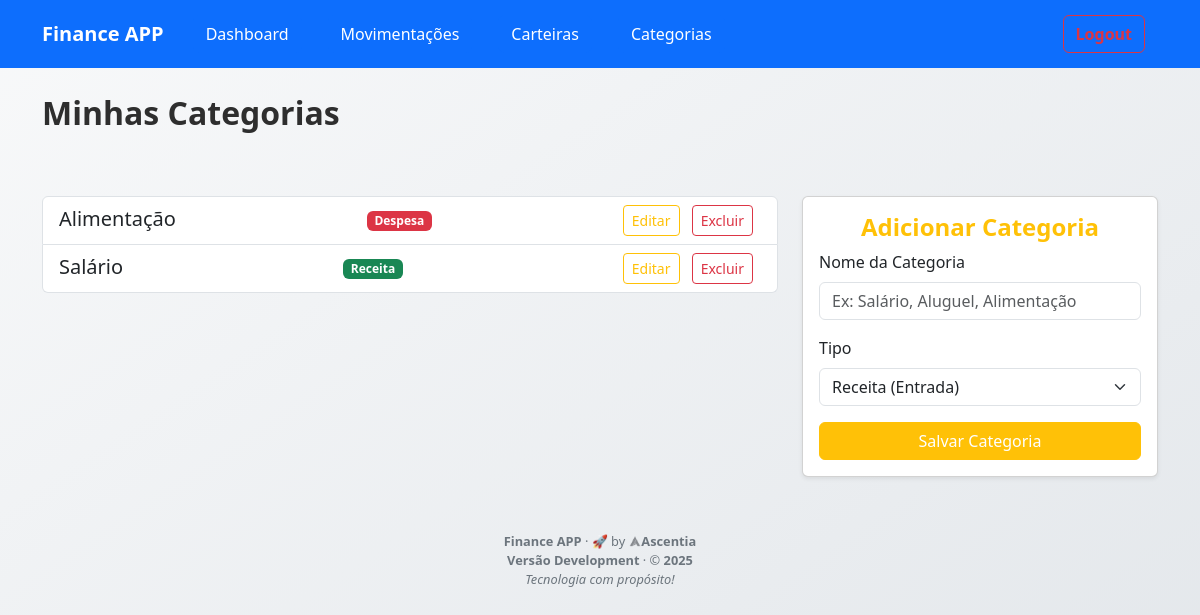
The page /financeiro/categorias (signed in) on the database its author committed.
### app/financeiro/models.py (models this page shows, shortened)
class Category(db.Model):
    id = db.Column(db.Integer, primary_key=True)
    name = db.Column(db.String(80), nullable=False)
    type = db.Column(db.String(1), nullable=False)
    user_id = db.Column(db.Integer, db.ForeignKey('user.id'), nullable=False)
    transactions = db.relationship('Transaction', backref='category', lazy='dynamic')

### app/financeiro/routes.py (the view)
@financeiro_bp.route('/categorias')
@login_required
def categories():
    categories = Category.query.filter_by(user_id=current_user.id).order_by(Category.type, Category.name).all()
    form = CategoryForm()
    return render_template('financeiro/categories.html', categories=categories, form=form, title='Minhas Categorias', **footer)

### app/financeiro/forms.py
class CategoryForm(FlaskForm):
    name = StringField('Nome da Categoria', validators=[
        DataRequired(),
        Length(max=80)
    ])
    type = SelectField('Tipo', choices=[
        ('R', 'Receita (Entrada)'),
        ('D', 'Despesa (Saída)')
    ], validators=[DataRequired()])
    submit = SubmitField('Salvar Categoria')

### app/templates/financeiro/categories.html (shortened to what this page needs)
{% extends "base.html" %}
{% block content %}
<div class="row mb-3">
    <div class="d-flex justify-content-between align-items-center mb-4">
        <h2 class="mb-4" style="color: rgb(46, 46, 46);"><strong>{{ title }}</strong></h2>
    </div>
</div>
<div class="row">
    <div class="col-md-8">
        {% if categories %}
            <ul class="list-group">
                {% for category in categories %}
                    {% set badge_class = 'success' if category.type == 'R' else 'danger' %}
                    {% set type_label = 'Receita' if category.type == 'R' else 'Despesa' %}
                    <li class="list-group-item d-flex justify-content-between align-items-center">
                        <h5 class="mb-1">{{ category.name }}</h5>
                        <span class="badge bg-{{ badge_class }}">{{ type_label }}</span>
                        <div>
                            <button type="button" class="btn btn-sm btn-outline-warning me-2" data-bs-toggle="modal" data-bs-target="#editCategoryModal{{ category.id }}">Editar</button>
                            <button type="button" class="btn btn-sm btn-outline-danger me-2" data-bs-toggle="modal" data-bs-target="#deleteCategoryModal{{ category.id }}">Excluir</button>
                        </div>
                        {% set delete_entity = category %}
                        {% set delete_url = url_for('financeiro.delete_category', category_id=category.id) %}
                        {% set entity_name = 'Categoria' %}
                        {% set modal_id = 'deleteCategoryModal' %}
                    </li>
                {% endfor %}
            </ul>
        {% else %}
            <div class="alert alert-info">
                Você ainda não possui categorias cadastradas. Cadastre a primeira abaixo!
            </div>
        {% endif %}
    </div>
    <div class="col-md-4">
        <div class="card p-3 shadow-sm">
            <h4 class="text-center text-warning"><strong>Adicionar Categoria</strong></h2>
            <form method="POST" action="{{ url_for('financeiro.add_category') }}">
                <div class="mb-3">
                    {{ form.name.label(class="form-label") }}
                    {{ form.name(class="form-control", placeholder="Ex: Salário, Aluguel, Alimentação") }}
                </div>
                <div class="mb-3">
                    {{ form.type.label(class="form-label") }}
                    {{ form.type(class="form-select") }}
                </div>
                <div class="d-grid">
                    {{ form.submit(class="btn btn-warning text-white") }}
                </div>
            </form>
        </div>
    </div>
</div>
{% endblock %}

### app/static/css/custom.css (style rules this page uses)
body { background: linear-gradient(to bottom right, #f8f9fa, #e2e6ea); color: var(--cor-texto); min-height: 100vh; padding-top: 70px; }

### rows shown on the page
Category: name "Alimentação", type_label "Despesa"
Category: name "Salário", type_label "Receita"

### other values the page prints
{{ title }} "Minhas Categorias"
{{ versao }} "Development"
{{ ano }} "2025"
